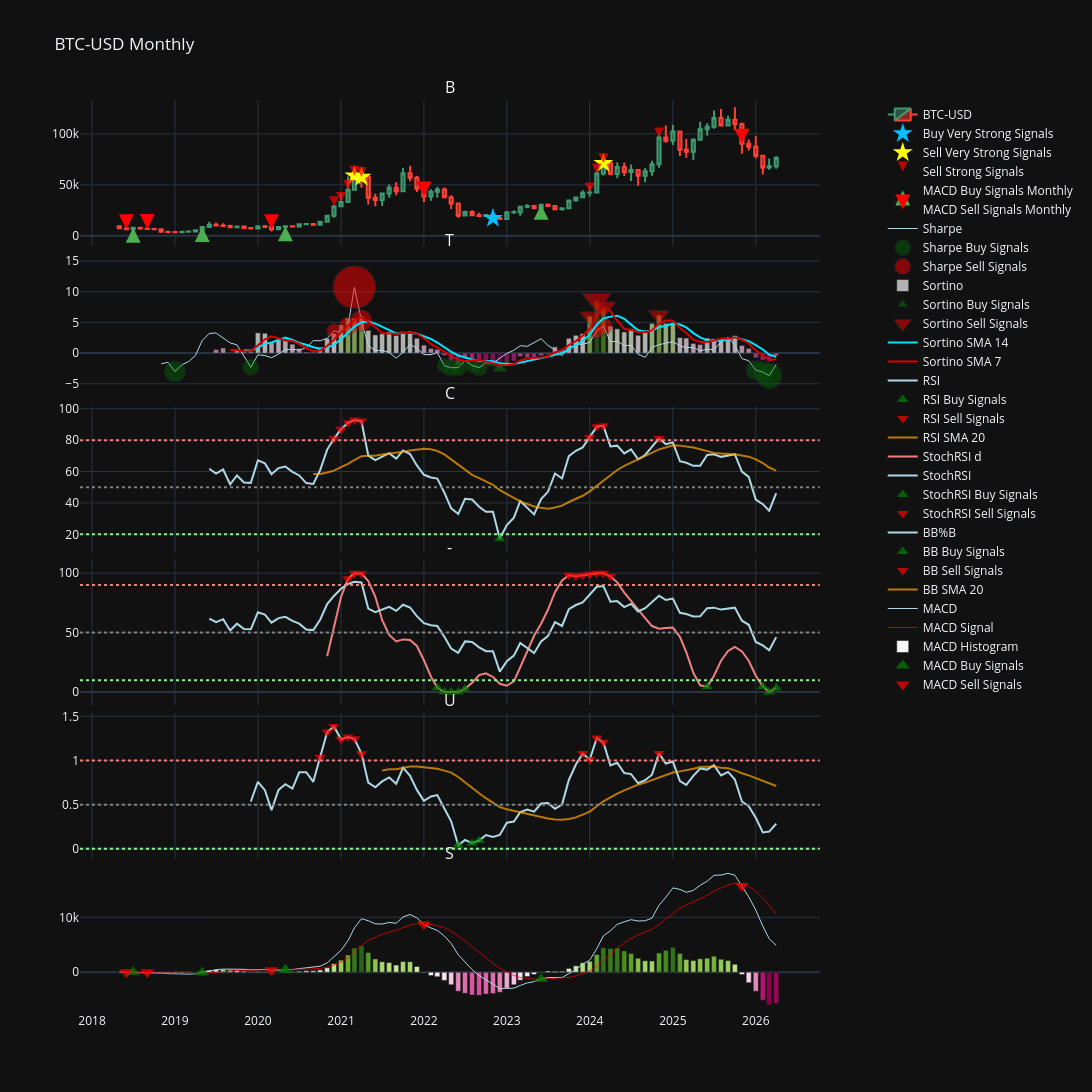

Source (notebook cell):
### Markdown cell above
Figure BTC Monthly

### Code cell
fig_btc_monthly = make_subplots(
    rows=6, cols=1,
    shared_xaxes=True,
    vertical_spacing=0.008,
    subplot_titles=('BTC-USD'),
    row_width=[1.0, 1.0, 1.0, 1.0, 1.0, 1.0],
    specs=[[{"secondary_y": True}], [{"secondary_y": True}], [{"secondary_y": True}], [{"secondary_y": True}], [{"secondary_y": True}], [{"secondary_y": True}]]
)

fig_btc_monthly.add_trace(go.Candlestick(
    x=btc_df_monthly.index,
    open=btc_df_monthly['Open']['BTC-USD'],
    high=btc_df_monthly['High']['BTC-USD'],
    low=btc_df_monthly['Low']['BTC-USD'],
    close=btc_df_monthly['Close']['BTC-USD'],
    name='BTC-USD',

), row=1, col=1)

fig_btc_monthly.add_trace(go.Scatter(
    x=btc_df_monthly.index[buy_sharpe_sortino_confirmed_monthly],
    y=btc_df_monthly['Close']['BTC-USD'][buy_sharpe_sortino_confirmed_monthly],
    mode='markers',
    marker=dict(size=15,
                color='#00BFFF',
                symbol='star'),
    showlegend=True,
    name='Buy Very Strong Signals'
), row=1, col=1)

fig_btc_monthly.add_trace(go.Scatter(
    x=btc_df_monthly.index[sell_sharpe_sortino_confirmed_monthly],
    y=btc_df_monthly['Close']['BTC-USD'][sell_sharpe_sortino_confirmed_monthly],
    mode='markers',
    marker=dict(size=15,
                color='#FFFF00',
                symbol='star'),
    showlegend=True,
    name='Sell Very Strong Signals'
), row=1, col=1)

fig_btc_monthly.add_trace(go.Scatter(
    x=btc_df_monthly.index[buy_combined_monthly],
    y=btc_df_monthly['Close']['BTC-USD'][buy_combined_monthly],
    mode='markers',
    marker=dict(size=10,
                color='blue',
                colorscale='PuRd',
                symbol='arrow-up'),
    opacity=0.7,
    showlegend=True,
    name='Buy Strong Signals'
), row=1, col=1)

fig_btc_monthly.add_trace(go.Scatter(
    x=btc_df_monthly.index[sell_combined_monthly],
    y=btc_df_monthly['Close']['BTC-USD'][sell_combined_monthly],
    mode='markers',
    marker=dict(size=10,
                color='red',
                colorscale='PuRd',
                symbol='arrow-down'),
    opacity=0.7,
    showlegend=True,
    name='Sell Strong Signals'
), row=1, col=1)


#------------------------MACD------------------------#


fig_btc_monthly.add_trace(go.Scatter(
    x=btc_df_monthly.index[btc_macd_buy_monthly],
    y=btc_df_monthly['Close']['BTC-USD'][btc_macd_buy_monthly],
    mode='markers',
    marker=dict(size=15,
                color='#4CAF50',
                symbol='arrow-up'),
    showlegend=True,
    name='MACD Buy Signals Monthly'
), row=1, col=1)


fig_btc_monthly.add_trace(go.Scatter(
    x=btc_df_monthly.index[btc_macd_sell_monthly],
    y=btc_df_monthly['Close']['BTC-USD'][btc_macd_sell_monthly],
    mode='markers',
    marker=dict(size=15,
                color='#FF0000',
                symbol='arrow-down'),
    showlegend=True,
    name='MACD Sell Signals Monthly'
), row=1, col=1)


#---------------------------------Sharpe Sortino -------------------------------------#


fig_btc_monthly.add_trace(go.Scatter(
    x=btc_sharpe_values_monthly.index,
    y=btc_sharpe_values_monthly,
    line=dict(color='lightblue', width=1),
    showlegend=True,
    name='Sharpe'
), row=2, col=1)

fig_btc_monthly.add_trace(go.Scatter(
    x=btc_sharpe_values_monthly[sharpe_buy_monthly].index,
    y=btc_sharpe_values_monthly[sharpe_buy_monthly],
    mode='markers',
    marker=dict(size=btc_sharpe_values_monthly[sharpe_buy_monthly].abs()*7,
                color='green',
                symbol='circle'),

    showlegend=True,
    opacity=0.5,
    name='Sharpe Buy Signals'
), row=2, col=1)

fig_btc_monthly.add_trace(go.Scatter(
    x=btc_sharpe_values_monthly[sharpe_sell_monthly].index,
    y=btc_sharpe_values_monthly[sharpe_sell_monthly],
    mode='markers',
    marker=dict(size=btc_sharpe_values_monthly[sharpe_sell_monthly].abs()*4,
                color='red',
                symbol='circle'),

    showlegend=True,
    opacity=0.7,
    name='Sharpe Sell Signals'
), row=2, col=1)

'''fig_btc_monthly.add_trace(go.Scatter(
    x=btc_sharpe_sma_14_monthly.index,
    y=btc_sharpe_sma_14_monthly,
    line=dict(color='purple', width=2),
    showlegend=True,
    opacity=0.7,
    name='Sharpe SMA 14'
), row=2, col=1)'''

fig_btc_monthly.add_trace(go.Bar(
    x=btc_sortino_values_monthly.index,
    y=btc_sortino_values_monthly,
    marker_color=btc_sortino_values_monthly,
    showlegend=True,
    opacity=0.7,
    name='Sortino'
), row=2, col=1)

fig_btc_monthly.add_trace(go.Scatter(
    x=btc_sortino_values_monthly[sortino_buy_monthly].index,
    y=btc_sortino_values_monthly[sortino_buy_monthly],
    mode='markers',
    marker=dict(size=btc_sortino_values_monthly[sortino_buy_monthly].abs()*5,
                color='green',
                symbol='triangle-up'),

    showlegend=True,
    opacity=0.7,
    name='Sortino Buy Signals'
), row=2, col=1)

fig_btc_monthly.add_trace(go.Scatter(
    x=btc_sortino_values_monthly[sortino_sell_monthly].index,
    y=btc_sortino_values_monthly[sortino_sell_monthly],
    mode='markers',
    marker=dict(size=btc_sortino_values_monthly[sortino_sell_monthly].abs()*3,
                color='red',
                symbol='triangle-down'),
    showlegend=True,
    opacity=0.7,
    name='Sortino Sell Signals'
), row=2, col=1)

fig_btc_monthly.add_trace(go.Scatter(
    x=btc_sortino_sma_14_monthly.index,
    y=btc_sortino_sma_14_monthly,
    line=dict(color='#00E5FF', width=2),
    showlegend=True,
    name='Sortino SMA 14'
), row=2, col=1)

fig_btc_monthly.add_trace(go.Scatter(
    x=btc_sortino_sma_7_monthly.index,
    y=btc_sortino_sma_7_monthly,
    line=dict(color='#D60000', width=2),
    showlegend=True,
    name='Sortino SMA 7'
), row=2, col=1)

#----------------------------RSI-----------------------------#


fig_btc_monthly.add_trace(go.Scatter(
    x=btc_rsi_values_monthly.index,
    y=btc_rsi_values_monthly,
    line=dict(color='lightblue', width=2),
    showlegend=True,
    name='RSI'
), row=3, col=1)

fig_btc_monthly.add_trace(go.Scatter(
    x=btc_rsi_values_monthly[btc_rsi_buy_monthly].index,
    y=btc_rsi_values_monthly[btc_rsi_buy_monthly],
    mode='markers',
    marker=dict(size=10,
                color='green',
                symbol='triangle-up'),
    showlegend=True,
    opacity=0.7,
    name='RSI Buy Signals'
), row=3, col=1)

fig_btc_monthly.add_trace(go.Scatter(
    x=btc_rsi_values_monthly[btc_rsi_sell_monthly].index,
    y=btc_rsi_values_monthly[btc_rsi_sell_monthly],
    mode='markers',
    marker=dict(size=10,
                color='red',
                symbol='triangle-down'),
    showlegend=True,
    opacity=0.7,
    name='RSI Sell Signals'
), row=3, col=1)

fig_btc_monthly.add_trace(go.Scatter(
    x=rsi_sma_20_monthly.index,
    y=rsi_sma_20_monthly,
    line=dict(color='orange', width=2),
    opacity=0.7,
    showlegend=True,
    name='RSI SMA 20'
), row=3, col=1)

fig_btc_monthly.add_hline(y=20, line_dash="dot", line_color="lightgreen", row=3, col=1)
fig_btc_monthly.add_hline(y=50, line_dash="dot", line_color="gray", row=3, col=1)
fig_btc_monthly.add_hline(y=80, line_dash="dot", line_color="lightcoral", row=3, col=1)


#--------------------------------Stoch Rsi------------------------------------#

fig_btc_monthly.add_trace(go.Scatter(
    x=btc_stochrsi_values_monthly['d'].index,
    y=btc_stochrsi_values_monthly['d'],
    line=dict(color='lightcoral', width=2),
    showlegend=True,
    name='StochRSI d'
), row=4, col=1)

fig_btc_monthly.add_trace(go.Scatter(
    x=btc_rsi_values_monthly.index,
    y=btc_rsi_values_monthly,
    line=dict(color='lightblue', width=2),
    showlegend=True,
    name='StochRSI'
), row=4, col=1)

fig_btc_monthly.add_trace(go.Scatter(
    x=btc_stochrsi_values_monthly['d'][btc_stochrsi_buy_monthly].index,
    y=btc_stochrsi_values_monthly['d'][btc_stochrsi_buy_monthly],
    mode='markers',
    marker=dict(size=10,
                color='green',
                symbol='triangle-up'),
    showlegend=True,
    opacity=0.7,
    name='StochRSI Buy Signals'
), row=4, col=1)

fig_btc_monthly.add_trace(go.Scatter(
    x=btc_stochrsi_values_monthly['d'][btc_stochrsi_sell_monthly].index,
    y=btc_stochrsi_values_monthly['d'][btc_stochrsi_sell_monthly],
    mode='markers',
    marker=dict(size=10,
                color='red',
                symbol='triangle-down'),
    showlegend=True,
    opacity=0.7,
    name='StochRSI Sell Signals'
), row=4, col=1)

fig_btc_monthly.add_hline(y=10, line_dash="dot", line_color="lightgreen", row=4, col=1)
fig_btc_monthly.add_hline(y=50, line_dash="dot", line_color="gray", row=4, col=1)
fig_btc_monthly.add_hline(y=90, line_dash="dot", line_color="lightcoral", row=4, col=1)

#---------------------------------BB%B----------------------------#

fig_btc_monthly.add_trace(go.Scatter(
    x=btc_bb_values_monthly.index,
    y=btc_bb_values_monthly,
    line=dict(color='lightblue', width=2),
    showlegend=True,
    name='BB%B'
), row=5, col=1)

fig_btc_monthly.add_trace(go.Scatter(
    x=btc_bb_values_monthly[btc_bb_buy_monthly].index,
    y=btc_bb_values_monthly[btc_bb_buy_monthly],
    mode='markers',
    marker=dict(size=10,
                color='green',
                symbol='triangle-up'),
    showlegend=True,
    opacity=0.7,
    name='BB Buy Signals'
), row=5, col=1)

fig_btc_monthly.add_trace(go.Scatter(
    x=btc_bb_values_monthly[btc_bb_sell_monthly].index,
    y=btc_bb_values_monthly[btc_bb_sell_monthly],
    mode='markers',
    marker=dict(size=10,
                color='red',
                symbol='triangle-down'),
    showlegend=True,
    opacity=0.7,
    name='BB Sell Signals'
), row=5, col=1)

fig_btc_monthly.add_trace(go.Scatter(
    x=bb_sma_20_monthly.index,
    y=bb_sma_20_monthly,
    line=dict(color='orange', width=2),
    opacity=0.7,
    showlegend=True,
    name='BB SMA 20'
), row=5, col=1)

fig_btc_monthly.add_hline(y=0, line_dash="dot", line_color="lightgreen", row=5, col=1)
fig_btc_monthly.add_hline(y=0.50, line_dash="dot", line_color="gray", row=5, col=1)
fig_btc_monthly.add_hline(y=1, line_dash="dot", line_color="lightcoral", row=5, col=1)

#------------------------------MACD--------------------------#

fig_btc_monthly.add_trace(go.Scatter(
    x=btc_macd_values_monthly['macd'].index,
    y=btc_macd_values_monthly['macd'],
    line=dict(color='lightblue', width=1),
    showlegend=True,
    name='MACD'
), row=6, col=1)

fig_btc_monthly.add_trace(go.Scatter(
    x=btc_macd_values_monthly['signal'].index,
    y=btc_macd_values_monthly['signal'],
    line=dict(color='red', width=1),
    opacity=0.7,
    showlegend=True,
    name='MACD Signal'
), row=6, col=1)

fig_btc_monthly.add_trace(go.Bar(
    x=btc_macd_values_monthly['histogram'].index,
    y=btc_macd_values_monthly['histogram'],
    marker_color=btc_macd_values_monthly['histogram'],
    showlegend=True,
    name='MACD Histogram'
), row=6, col=1)

fig_btc_monthly.add_trace(go.Scatter(
    x=btc_macd_values_monthly['macd'][btc_macd_buy_monthly].index,
    y=btc_macd_values_monthly['macd'][btc_macd_buy_monthly],
    mode='markers',
    marker=dict(size=12,
                color='green',
                symbol='triangle-up'),
    showlegend=True,
    opacity=0.7,
    name='MACD Buy Signals'
), row=6, col=1)

fig_btc_monthly.add_trace(go.Scatter(
    x=btc_macd_values_monthly['macd'][btc_macd_sell_monthly].index,
    y=btc_macd_values_monthly['macd'][btc_macd_sell_monthly],
    mode='markers',
    marker=dict(size=12,
                color='red',
                symbol='triangle-down'),
    showlegend=True,
    opacity=0.7,
    name='MACD Sell Signals'
), row=6, col=1)


fig_btc_monthly.update_layout(
    title='BTC-USD Monthly',
    height=1200,
    width=1600,
    showlegend=True,
    xaxis_rangeslider_visible=False,
    template='plotly_dark'
)

fig_btc_monthly.show()
